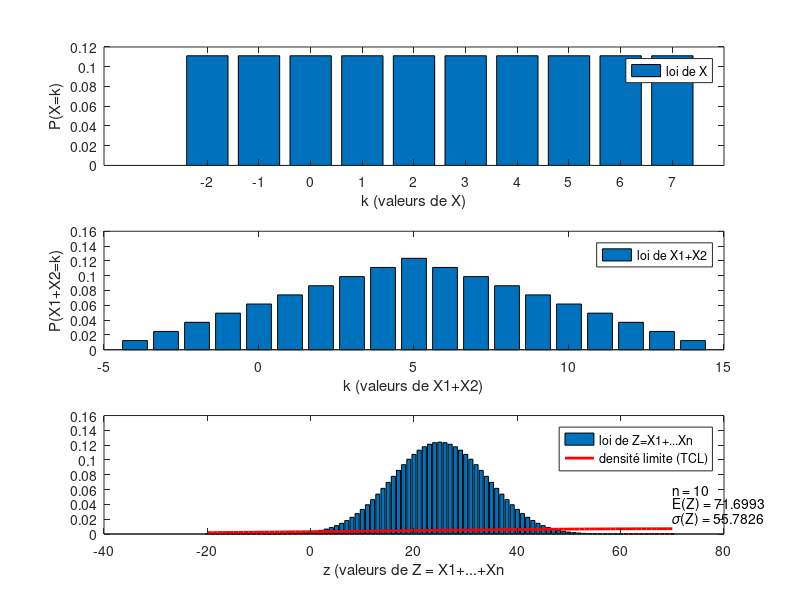

Write the MATLAB code that produced this figure.
clear variables;
close all;

%a
k=-2:7;
p=1/9*ones(1,length(k));
subplot(3,1,1)
bar(k,p) %histogramme de X
Ex=sum(k.*p);
Sigmax=sqrt(sum((k.^2).*p)-Ex^2);
text(7,0.27,['Ecart type : ', num2str(Sigmax)])
text(7,0.32,['Moyenne : ', num2str(Ex)])
xlabel('k (valeurs de X)')
ylabel('P(X=k)')
legend('loi de X')

%b
p2=conv(p,p);
k2=-4:14;
subplot(3,1,2)
bar(k2,p2) %histogramme de X1+X2
xlabel('k (valeurs de X1+X2)')
ylabel('P(X1+X2=k)')
legend('loi de X1+X2')

%c
n=10;
p10=p;
for i=1:n-1
    p10=conv(p10,p);
end
k10=n*(-2):n*7;
subplot(3,1,3)
bar(k10,p10) %histogramme de X1+X2+...+X10
xlabel('z (valeurs de Z = X1+...+Xn')
text(7*n,0.06,['n = ',num2str(n)]);


%d
Ez=sum(k10.*p10);
Ez2=sum(k10.^2.*p10);
% for i=1:length(k10)
%     Ez=Ez+k10(i)*p10(i);
%     Ez2=Ez2+k10(i)^2*p10(i);
% end
Vz=Ez2-Ez^2;
Sigmaz=sqrt(abs(Vz));
text(7*n,0.04,['E(Z) = ',num2str(Ez)]);
text(7*n,0.02,['𝜎(Z) = ',num2str(Sigmaz)]);


%e
hold on;
f=1/(Sigmaz*sqrt(2*pi))*exp(-(k10-Ez).^2/(2*Sigmaz^2));
plot(k10,f,'r','linewidth',2)
legend('loi de Z=X1+...Xn','densité limite (TCL)')
